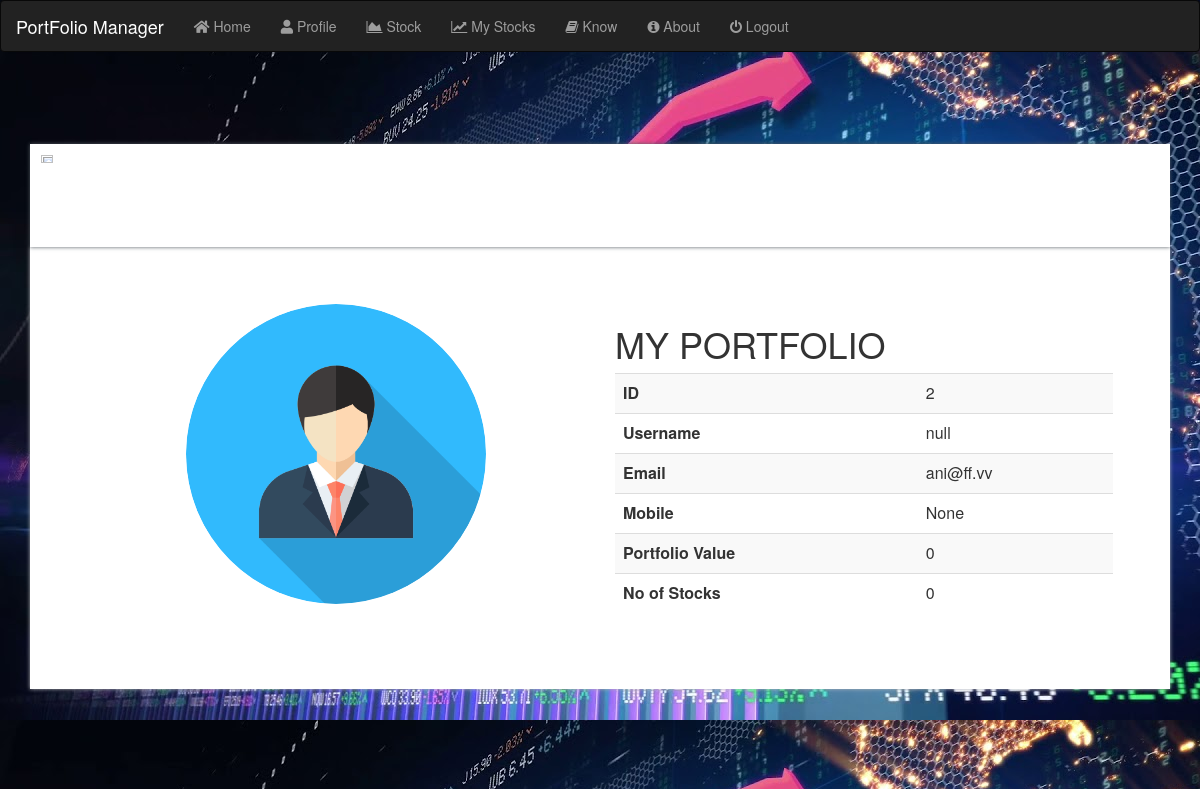
The app's page /profile/ (signed in) with its own data.
### user/models.py (models this page shows, shortened)
class User(models.Model):
    name = models.CharField(max_length=200, help_text="Enter User Name")
    username = models.CharField(max_length=200, help_text="Enter User Name",default="null")
    mobile = models.IntegerField(null=True)
    email = models.CharField(max_length=200,null=True)
    password = models.CharField(max_length=10)
    description = models.TextField(help_text="Enter User Description")
    stock_no = models.IntegerField(default=0)
    portfolio_val = models.IntegerField(default=0.0)
    stock = models.ForeignKey(Stocks, on_delete=models.CASCADE,null=True)

### user/views.py (the view)
# urls.py: path('profile/',views.profile,name='profile'),
def profile(request):
  usr = User.objects.filter(id=request.session['usid'])
  for i in usr:
    u = i
  return render(request, 'home.html', {'u': u})

### user/templates/home.html
<head>
        <link rel="stylesheet" href='/static/design/home_design1.css'>
</head>
{% include "navbar.html" %}
<div class="container portfolio">
        <div class="row">
            <div class="col-md-12">
                <div class="heading">
                    <img src="https://image.ibb.co/cbCMvA/logo.png" />
                </div>
            </div>
        </div>
        <div class="bio-info">
            <div class="row">
                <div class="col-md-6">
                    <div class="row">
                        <div class="col-md-12">
                            <div class="bio-image">
                                <img src="/static/img/user.png" style="width:300px" alt="image" />
                            </div>
                        </div>
                    </div>
                </div>
                <div class="col-md-6">
                    <div class="bio-content">
                        <h1>MY PORTFOLIO</h1>
                            <table class="table table-striped custab">
                                            <tr>
                                                <td><strong>ID</strong></td>
                                                <td>{{u.id}}</td>
                                               </tr>
                                            <tr>
                                                <td><strong>Username</strong></td>
                                                <td>{{u.username}}</td>
                                            </tr>
                                            <tr>
                                                <td><strong>Email</strong></td>
                                                <td>{{u.email}}</td>
                                            </tr>
                                            <tr>
                                                <td><strong>Mobile</strong></td>
                                                 <td>{{u.mobile}}</td>
                                            </tr>
                                            <tr>
                                                    <td><strong>Portfolio Value</strong></td>
                                                    <td>{{u.portfolio_val}}</td>
                                                </tr>
                                                <tr>
                                                        <td><strong>No of Stocks</strong></td>
                                                        <td>{{u.stock_no}}</td>
                                                    </tr>
                                    </table>
                    </div>
                </div>
            </div>
        </div>
    </div>

### user/static/design/home_design1.css (style rules this page uses)
body { background: linear-gradient(90deg, #e8e8e8 50%, #3d009e 50%); }
.portfolio { padding:6%; text-align:center; }
.heading { background: #fff; padding: 1%; text-align: left; box-shadow: 0px 0px 4px 0px #545b62; }
.heading img { width: 10%; }
.bio-info { padding: 5%; background:#fff; box-shadow: 0px 0px 4px 0px #b0b3b7; }
.bio-image { text-align:center; }
.bio-image img { border-radius:50%; width:300px; height:300px; }
.bio-content { text-align:left; }

### records on screen
User: id "2", username "null", email "ani@ff.vv", mobile "None", portfolio_val "0", stock_no "0"
